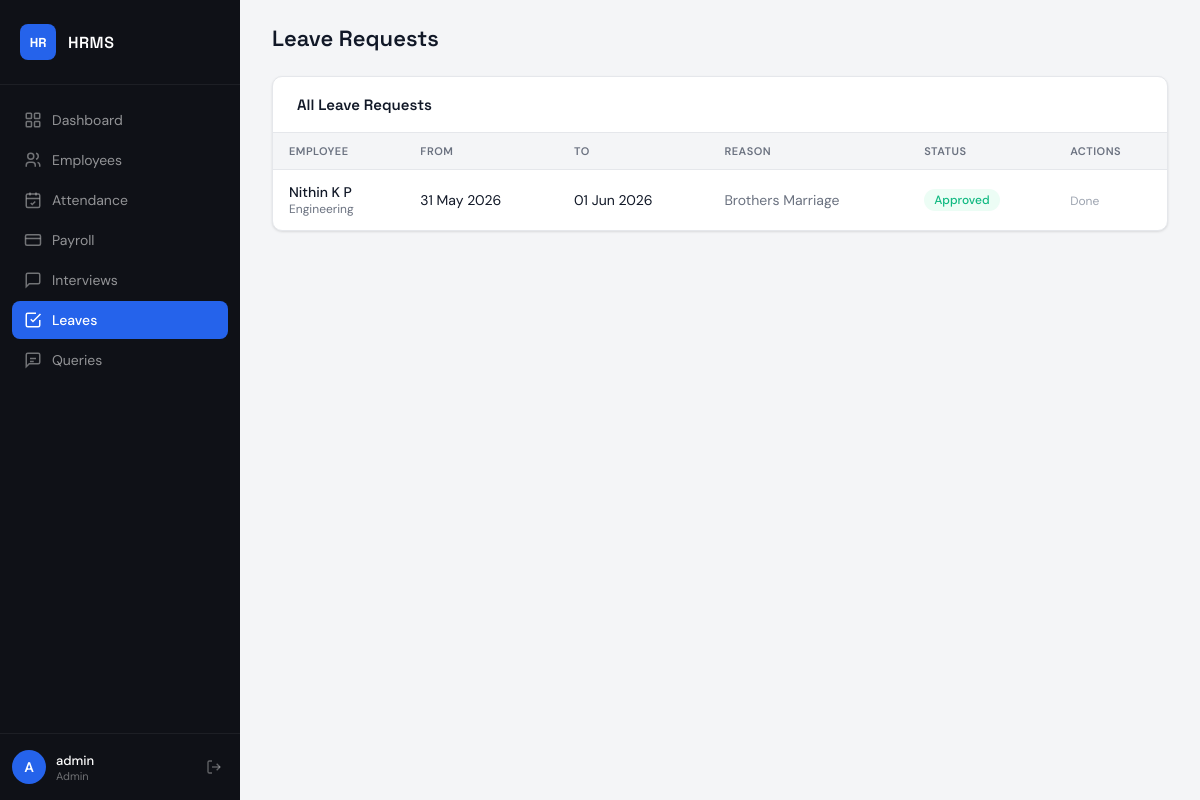
The app's page /leaves (signed in) with its own data.
### app.py (models this page shows)
class Leave(db.Model):
    id = db.Column(db.Integer, primary_key=True)
    employee_id = db.Column(db.Integer, db.ForeignKey('employee.id'), nullable=False)
    start_date = db.Column(db.Date, nullable=False)
    end_date = db.Column(db.Date, nullable=False)
    reason = db.Column(db.String(300))
    status = db.Column(db.String(20), default='pending')
    applied_on = db.Column(db.DateTime, default=datetime.utcnow)
    employee = db.relationship('Employee', backref='leaves')

class Employee(db.Model):
    id = db.Column(db.Integer, primary_key=True)
    emp_number = db.Column(db.String(20), unique=True, nullable=False)
    first_name = db.Column(db.String(80), nullable=False)
    last_name = db.Column(db.String(80), nullable=False)
    position = db.Column(db.String(100))
    department = db.Column(db.String(100))
    email = db.Column(db.String(120), unique=True)
    salary = db.Column(db.Float, default=0)
    joined_date = db.Column(db.Date, default=date.today)
    is_active = db.Column(db.Boolean, default=True)

### app.py (the view)
@app.route('/leaves')
@login_required
def leaves():
    if session['role'] == 'admin':
        all_leaves = Leave.query.order_by(Leave.applied_on.desc()).all()
    else:
        all_leaves = Leave.query.filter_by(employee_id=session['employee_id']).order_by(Leave.applied_on.desc()).all()
    return render_template('leaves.html', leaves=all_leaves)

### app.py (called while the page is built)
def login_required(f):
    @wraps(f)
    def decorated(*args, **kwargs):
        if 'user_id' not in session:
            return redirect(url_for('login'))
        return f(*args, **kwargs)
    return decorated

### templates/leaves.html (shortened to what this page needs)
{% extends "base.html" %}
{% block page_title %}Leave Requests{% endblock %}
{% block content %}
<div class="card">
  <div class="card-header">
    <span class="card-title">{% if session.role == 'admin' %}All Leave Requests{% else %}My Leaves{% endif %}</span>
  </div>
  <div class="table-wrap">
    <table>
      <thead>
        <tr>
          {% if session.role == 'admin' %}<th>Employee</th>{% endif %}
          <th>From</th><th>To</th><th>Reason</th><th>Status</th>
          {% if session.role == 'admin' %}<th>Actions</th>{% endif %}
        </tr>
      </thead>
      <tbody>
        {% for lv in leaves %}
        <tr>
          {% if session.role == 'admin' %}
          <td>
            <div style="font-weight:500;">{{ lv.employee.first_name }} {{ lv.employee.last_name }}</div>
            <div style="font-size:12px;color:#6b7280;">{{ lv.employee.department }}</div>
          </td>
          {% endif %}
          <td>{{ lv.start_date.strftime('%d %b %Y') }}</td>
          <td>{{ lv.end_date.strftime('%d %b %Y') }}</td>
          <td style="max-width:200px;color:#6b7280;">{{ lv.reason }}</td>
          <td>
            {% if lv.status == 'approved' %}<span class="badge badge-success">Approved</span>
            {% elif lv.status == 'rejected' %}<span class="badge badge-danger">Rejected</span>
            {% else %}<span class="badge badge-warning">Pending</span>{% endif %}
          </td>
          {% if session.role == 'admin' and lv.status == 'pending' %}
          <td>
            <a href="{{ url_for('leave_action', id=lv.id, action='approved') }}" class="btn btn-sm btn-success">Approve</a>
            <a href="{{ url_for('leave_action', id=lv.id, action='rejected') }}" class="btn btn-sm btn-danger">Reject</a>
          </td>
          {% elif session.role == 'admin' %}
          <td><span style="font-size:12px;color:#9ca3af;">Done</span></td>
          {% endif %}
        </tr>
        {% else %}
        <tr><td colspan="6"><div class="empty-state"><p>No leave records.</p></div></td></tr>
        {% endfor %}
      </tbody>
    </table>
  </div>
</div>
{% endblock %}

### static/css/style.css (style rules this page uses)
*, *::before, *::after { box-sizing: border-box; margin: 0; padding: 0; }
:root { --bg: #f4f5f7; --surface: #ffffff; --sidebar: #0f1117; --sidebar-hover: #1e2130; --sidebar-active: #2563eb; --primary: #2563eb; --primary-light: #eff6ff; --success: #10b981; --success-light: #ecfdf5; --danger: #ef4444; --danger-light: #fef2f2; --warning: #f59e0b; --warning-light: #fffbeb; --text: #111827; --muted: #6b7280; --border: #e5e7eb; --radius: 10px; --shadow: 0 1px 3px rgba(0,0,0,.08), 0 1px 2px rgba(0,0,0,.04); --shadow-md: 0 4px 16px rgba(0,0,0,.10); font-family: 'DM Sans', sans-serif; }
body { background: var(--bg); color: var(--text); min-height: 100vh; }
.card { background: var(--surface); border-radius: var(--radius); box-shadow: var(--shadow); border: 1px solid var(--border); }
.card-header { padding: 18px 24px; border-bottom: 1px solid var(--border); display: flex; align-items: center; justify-content: space-between; }
.card-title { font-family: 'Space Grotesk', sans-serif; font-size: 15px; font-weight: 600; }
.table-wrap { overflow-x: auto; }
table { width: 100%; border-collapse: collapse; font-size: 14px; }
thead th { padding: 11px 16px; background: var(--bg); font-size: 11px; font-weight: 600; color: var(--muted); text-transform: uppercase; letter-spacing: .5px; text-align: left; border-bottom: 1px solid var(--border); }
tbody tr { border-bottom: 1px solid var(--border); transition: background .1s; }
tbody tr:last-child { border-bottom: none; }
tbody td { padding: 13px 16px; color: var(--text); vertical-align: middle; }
.badge { display: inline-flex; align-items: center; padding: 3px 10px; border-radius: 999px; font-size: 12px; font-weight: 500; }
.badge-success { background: var(--success-light); color: var(--success); }

### records on screen
Leave: employee.first_name "Nithin", employee.last_name "K P", employee.department "Engineering", start_date "31 May 2026", end_date "01 Jun 2026", reason "Brothers Marriage", status "Approved"

### other values on screen
{{ session.username[0]|upper }} "A"
{{ session.username }} "admin"
{{ session.role|capitalize }} "Admin"
